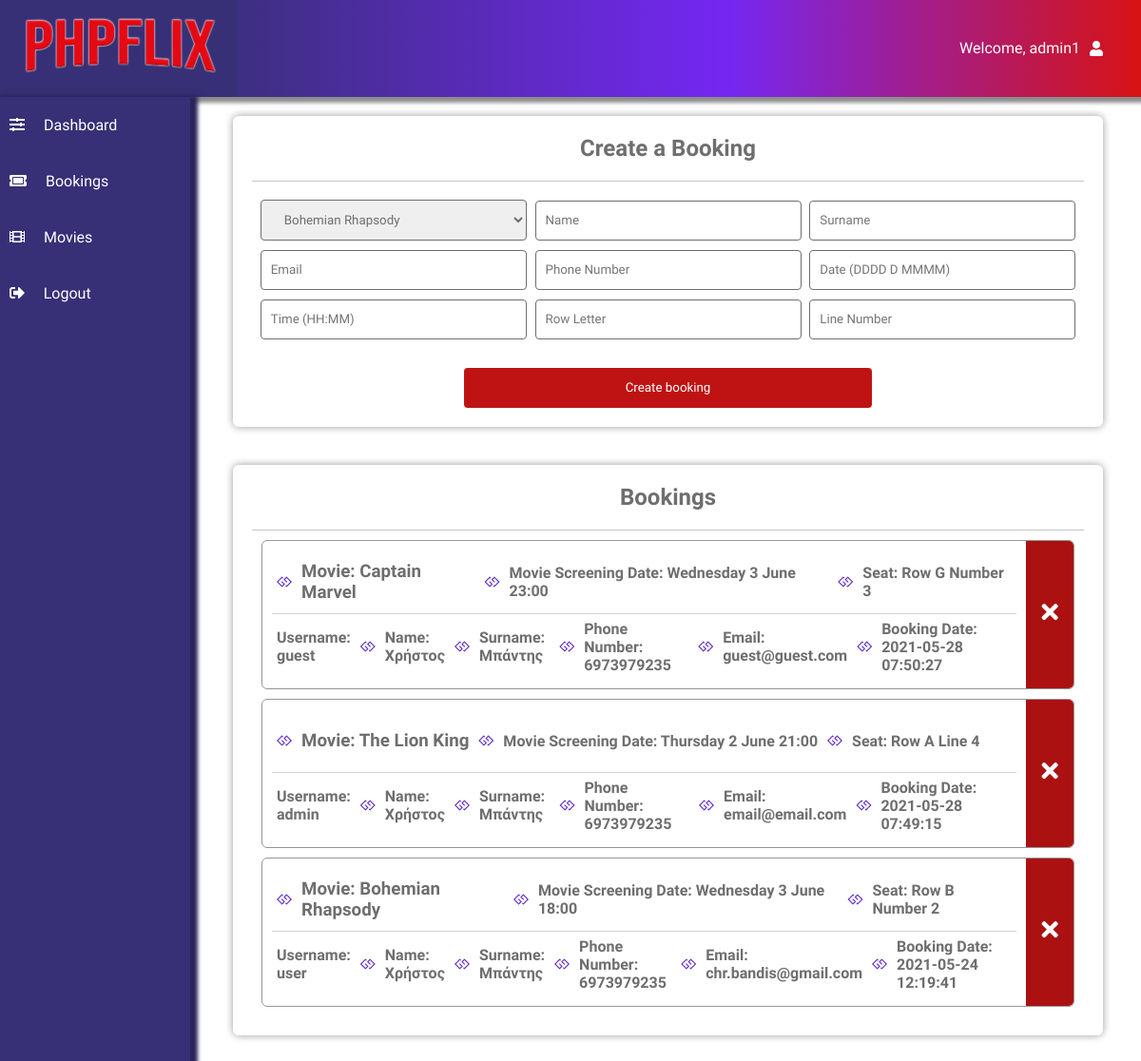
The page /admin/bookings.php (signed in) on the database its author committed.
### tables this page shows
CREATE TABLE `t_booking` (
  `bookingID` int(11) NOT NULL,
  `movieID` int(11) NOT NULL,
  `firstName` varchar(100) NOT NULL,
  `lastName` varchar(100) NOT NULL,
  `email` varchar(100) NOT NULL,
  `phoneNumber` varchar(15) NOT NULL,
  `bookDate` varchar(30) NOT NULL,
  `bookTime` varchar(10) NOT NULL,
  `rowLetter` varchar(10) NOT NULL,
  `colNumber` varchar(15) NOT NULL,
  `username` varchar(100) NOT NULL,
  `bookTimestamp` timestamp NOT NULL DEFAULT CURRENT_TIMESTAMP ON UPDATE CURRENT_TIMESTAMP
);

CREATE TABLE `t_movies` (
  `movieID` int(11) NOT NULL,
  `movieTitle` varchar(100) NOT NULL,
  `movieLogo` varchar(150) NOT NULL,
  `movieDesc` varchar(500) NOT NULL,
  `movieGenre` varchar(50) NOT NULL,
  `movieCast` varchar(150) NOT NULL,
  `movieDuration` varchar(10) NOT NULL,
  `movieRelDate` varchar(25) NOT NULL,
  `movieCover` varchar(150) NOT NULL,
  `movieTrailer` varchar(500) NOT NULL,
  `movieSeats` int(11) NOT NULL,
  `movieLink` varchar(100) NOT NULL
);

### database/config.php (called while the page is built)
<?php
$config['host']     = 'localhost';
$config['username'] = 'root';
$config['password'] = '';
$config['db']       = 'phpflix_db';
?>

### database/Db.class.php (called while the page is built, shortened)
<?php
class Db
{
    protected $conn;
    function __construct()
    {
        require 'config.php';
    }
    function new_conn($config)
    {
        $host = $config['host'];
        $username = $config['username'];
        $password = $config['password'];
        $db = $config['db'];
        $this->conn = mysqli_connect($host, $username, $password, $db);
        if(!$this->conn)
        {
            die('Could not connect: ' . mysqli_error());
        }
        else
        {
            return $this->conn;
        }
    }
    function get_all_movies()
    {
        return mysqli_query($this->conn, "SELECT * FROM t_movies");
    }
    function get_all_bookings_and_title()
    {
        return mysqli_query($this->conn, "SELECT t_booking.*, t_movies.movieTitle FROM t_booking JOIN t_movies ON t_booking.movieID = t_movies.movieID ORDER BY bookTimestamp DESC");
    }
}
?>

### admin/bookings.php (the view, shortened to what this page needs)
<?php
require '../database/Db.class.php';
require '../includes/admin-movies-header.php';
$db = new Db();
$allBookingsTitle = $db->get_all_bookings_and_title();
?>
    <div class="admin-section admin-section2" style="padding-bottom:90px;">
        <div class="admin-section-panel admin-section-panel2">
                    <div class="admin-panel-section-header">
                        <h2>Create a Booking</h2>
                    </div>
                    <form action="" method="POST" style="margin-top:15px;">
                        <select name="movieTitle">
                        <?php
                            $result = $db->get_all_movies();
                            while ($row = mysqli_fetch_array($result)) {
                                echo "<option value=" . $row['movieTitle'] .">". $row['movieTitle'] ."</option>";
                            }
                        ?>
                        </select>
                        <input placeholder="Name" type="text" name="fname" class="input-fields-zindex" required>
                        <input placeholder="Surname" type="text" name="lname" class="input-fields-zindex" required>
                        <input placeholder="Email" type="text" name="email" class="input-fields-zindex" required>
                        <input placeholder="Phone Number" type="text" name="phoneNumber" class="input-fields-zindex" required>
                        <input placeholder="Date (DDDD D MMMM)" type="text" name="date" class="input-fields-zindex" required>
                        <input placeholder="Time (HH:MM)" type="text" name="hour" class="input-fields-zindex" required>
                        <input placeholder="Row Letter" type="text" name="row" class="input-fields-zindex" required>
                        <input placeholder="Line Number" type="text" name="colNumber" class="input-fields-zindex" required>
                        <button type="submit" value="submit" name="submit" style="margin-top:25px;" class="form-btn">Create booking</button>
                    </form>
        </div>
            <div class="admin-section-panel admin-section-panel1">
                        <div class="admin-panel-section-header">
                            <h2>Bookings</h2>
                        </div>
                        <div class="admin-panel-section-content">
                            <?php
                                if(mysqli_num_rows($allBookingsTitle) > 0){
                                    while($row = mysqli_fetch_array($allBookingsTitle)){
                                        echo "<div class=\"admin-panel-section-booking-item\"  style=\"margin: 10px 10px;\">\n";
                                        echo "      <div class=\"admin-panel-section-booking-info\">\n";
                                        echo "            <div>\n";
                                        echo "                  <i class=\"fab fa-gg\" style=\"color:#612dca\"></i>\n";
                                        echo "                  <h3>Movie: ". $row['movieTitle'] ."</h3>\n";
                                        echo "                  <i class=\"fab fa-gg\" style=\"color:#612dca\"></i>\n";
                                        echo "                  <h4>Movie Screening Date: ". $row['bookDate'] ." ". $row['bookTime'] ."</h4>\n";
                                        echo "                  <i class=\"fab fa-gg\" style=\"color:#612dca\"></i>\n";
                                        echo "                  <h4>Seat: ". $row['rowLetter'] ." ". $row['colNumber'] ."</h4>\n";
                                        echo "            <br><br></div>\n";
                                        echo "            <div><br><br><br>\n";
                                        echo "                   <h4>Username: ". $row['username'] ."</h4>\n";
                                        echo "                   <i class=\"fab fa-gg\" style=\"color:#612dca\"></i>\n";
                                        echo "                   <h4>Name: ". $row['firstName'] ."</h4>\n";
                                        echo "                   <i class=\"fab fa-gg\" style=\"color:#612dca\"></i>\n";
                                        echo "                   <h4>Surname: ". $row['lastName'] ."</h4>\n";
                                        echo "                   <i class=\"fab fa-gg\" style=\"color:#612dca\"></i>\n";
                                        echo "                   <h4>Phone Number: ". $row['phoneNumber'] ."</h4>\n";
                                        echo "                   <i class=\"fab fa-gg\" style=\"color:#612dca\"></i>\n";
                                        echo "                   <h4>Email: ". $row['email'] ."</h4>\n";
                                        echo "                   <i class=\"fab fa-gg\" style=\"color:#612dca\"></i>\n";
                                        echo "                  <h4>Booking Date: ". $row['bookTimestamp'] ."</h4>\n";
                                        echo "            </div>\n";
                                        echo "      </div>\n";
                                        echo "      <div class=\"admin-panel-section-booking-response\">\n";
                                        echo "            <a id='delbook' href='../includes/deleteBooking.php?id=".$row['bookingID']."'><i class=\"fas fa-times delete-icon\" style=\"height: 155px; line-height:150px;\" title=\"Delete booking\"></i></a>\n";
                                        echo "      </div>\n";
                                        echo "</div>";
                                    }
                                } else{
                                    echo '<h4 class="no-annot">No Bookings right now</h4>';
                                }
                            ?>
                        </div>
            </div>
        </div>
    </div>
</body>
</html>

### css/admin-panel.css (style rules this page uses)
* { margin: 0; padding: 0; box-sizing: border-box; font-family: Comfortaa; text-decoration: none; color: unset; }
.admin-section2 { display: flex; flex-wrap: wrap; padding: 0 40px; margin-left: 5px; }
.admin-section-panel { width: 100%; vertical-align: middle; background-color: #FFF; -webkit-border-radius: 6px; -moz-border-radius: 6px; border-radius: 6px; -webkit-box-shadow: 0px 0px 9px 0px rgba(0, 0, 0, 0.40); -moz-box-shadow: 0px 0px 9px 0px rgba(0, 0, 0, 0.40); box-shadow: 0px 0px 9px 0px rgba(0, 0, 0, 0.40); padding: 20px; margin: 20px 0; }
.admin-panel-section-header { display: flex; align-items: center; justify-content: center; padding-bottom: 20px; border-bottom: #c7c7c7 1px solid; }
.admin-panel-section-header>h2 { color: #6e6e6e; }
.admin-panel-section-booking-item { background-color: none; -webkit-border-radius: 6px; -moz-border-radius: 6px; border-radius: 6px; border: #969696 1px solid; margin: 10px 0; overflow: hidden; display: flex; transition: all 0.6s ease; }
.admin-panel-section-booking-info div:first-child { border-bottom: #d3d3d3 1px solid; }
.admin-panel-section-booking-info { margin: 10px 10px; display: flex; flex: 100%; flex-direction: column; color: #6e6e6e; }
.admin-panel-section-booking-info>div { height: 100%; display: flex; }
.admin-panel-section-booking-info>div>* { display: inline-block; margin: auto 5px; }
.admin-panel-section-booking-response i { font-size: 25px; height: 80px; width: 50px; color: #FFF; line-height: 100px; text-align: center; display: block; cursor: pointer; }
.admin-panel-section-booking-response .delete-icon { background-color: #ab1111; height: 115px; transition: all 0.7s ease; }
.admin-section-panel2 form { display: flex; justify-content: space-evenly; flex-wrap: wrap; align-items: center; }
.admin-section-panel2 form input { border-radius: 4px; border: 1px solid #6e6e6e; padding: 10px; width: 32%; height: 42px; margin: 5px 0; }
.admin-section-panel2 form button { border-radius: 4px; border: none; padding: 10px; width: 49%; text-align: center; background-color: #bf1313; color: #FFF; transition: all 0.7s ease; cursor: pointer; height: 42px; }

### css/popup-dialog.css (style rules this page uses)
select { width: 32%; padding: 12px 20px; display: inline-block; border: 1px solid #6e6e6e; border-radius: 4px; color: #6e6e6e; }

### rows shown on the page
t_booking: movieID.movieTitle "Captain Marvel", bookDate "Wednesday 3 June", bookTime "23:00", rowLetter "Row G", colNumber "Number 3", username "guest", firstName "Χρήστος", lastName "Μπάντης", phoneNumber "6973979235", email "guest@guest.com", bookTimestamp "2021-05-28 07:50:27"
t_booking: movieID.movieTitle "The Lion King", bookDate "Thursday 2 June", bookTime "21:00", rowLetter "Row A", colNumber "Line 4", username "admin", firstName "Χρήστος", lastName "Μπάντης", phoneNumber "6973979235", email "email@email.com", bookTimestamp "2021-05-28 07:49:15"
t_booking: movieID.movieTitle "Bohemian Rhapsody", bookDate "Wednesday 3 June", bookTime "18:00", rowLetter "Row B", colNumber "Number 2", username "user", firstName "Χρήστος", lastName "Μπάντης", phoneNumber "6973979235", email "chr.bandis@gmail.com", bookTimestamp "2021-05-24 12:19:41"

### other values the page prints
$_SESSION['name'] "admin1"
form field movieTitle "Bohemian Rhapsody"
